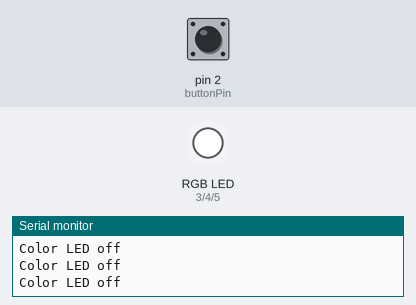
The sketch below on a simulated Arduino Uno, built with avr-gcc and run on an emulated ATmega328P. On the bench: an RGB LED mixed from three pins (HIGH = lit), the last lines printed to the serial monitor. The inputs (shaded band) are chosen by the test bench; at power-on: pin 2 (buttonPin) HIGH.

Above: at 1.2 s.
1.3 s: pin 2 (buttonPin) pulled LOW for 0.15 s
At 1.9 s:
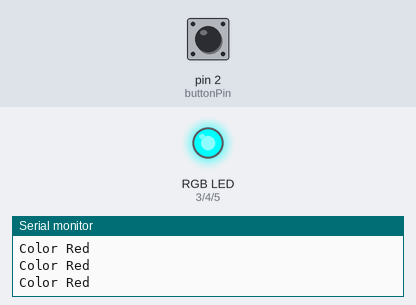
2.9 s: pin 2 (buttonPin) pulled LOW for 0.15 s
At 4.0 s:
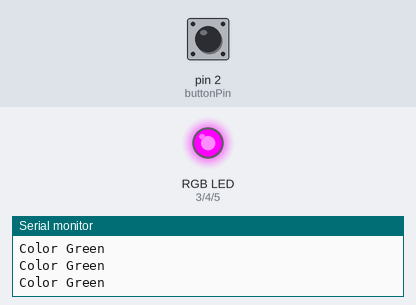
4.5 s: pin 2 (buttonPin) pulled LOW for 0.15 s
At 5.6 s:
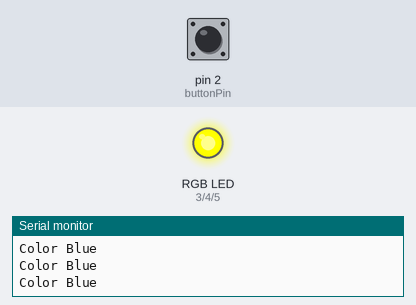
6.1 s: pin 2 (buttonPin) pulled LOW for 1 s
At 7.9 s:
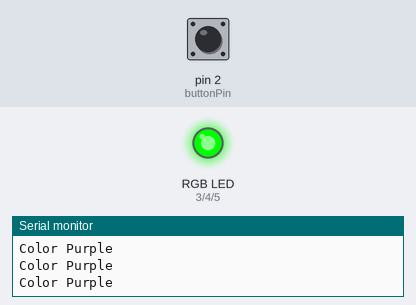
8.6 s: pin 2 (buttonPin) pulled LOW for 0.15 s
At 9.6 s:
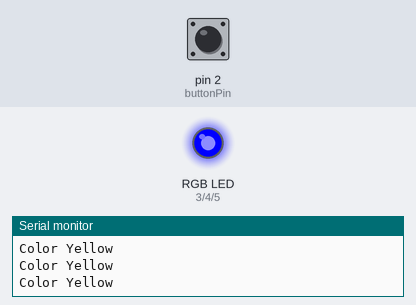
10.2 s: pin 2 (buttonPin) pulled LOW for 0.15 s
At 10.8 s:
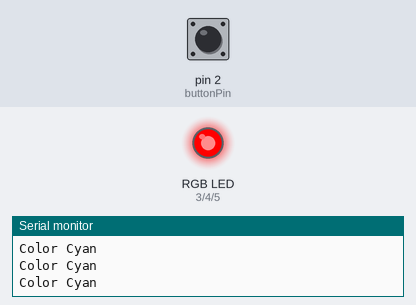
Timing chart, 0 to 12.8 s (numbered marks = the images above; inputs shaded):
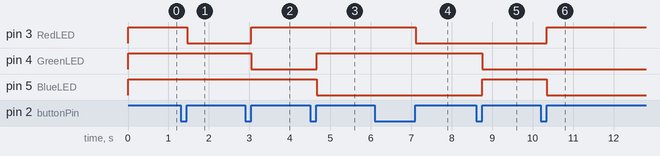

The sketch:

Complition_ver_HW1.ino
```cpp
//Pin definition
const int buttonPin=2;//Pin connected to the button
const int RedLED=3;//Pin for Red LED
const int GreenLED=4;//pin for green LED
const int BlueLED=5;//pin for blue LED

int buttonState=0;//To store the current button state
int LEDcolor=0;//Initial LED color state(0=off)

bool ButtonPressed=false;//To track whether the button is currently pressed

unsigned long Pressingtime=0;// for  measuring the time of pressing the button

String currentcolor="LED";// to confirm what LEDcolor is now.


void setup() {

  pinMode(buttonPin,INPUT);//setting the buttonPin as an input
  //↓setting the RGB module as an OUTPUT
  pinMode(RedLED,OUTPUT);
  pinMode(GreenLED,OUTPUT);
  pinMode(BlueLED,OUTPUT);

  Serial.begin(9600);//Initialize Serial communication at 9600 baud

}

void loop() {

  buttonState = digitalRead(buttonPin);// to get the buttonPin state

//↓ Turning off the light if the button is held for at least 1000ms

//↓Detect when the button is first pressed
  if(buttonState==LOW && !ButtonPressed){

    ButtonPressed=true;//Marking the button as pressed

    Pressingtime=millis();//Recording the time when the button is pressed

  }
//↓ Check whether the button is being held


  if(buttonState==LOW && ButtonPressed){

    if(millis()-Pressingtime>=1000){

      LEDcolor=0;//Turn off the LED if the button is held for at least 1000ms

    }
  }
// ↓Handling a short press when the button is released
  if(buttonState==HIGH && ButtonPressed){

    if(millis()-Pressingtime<1000){

      if(LEDcolor==7){

        LEDcolor=0;//Reset LEDcolor to 0 when it reaches 7

        }else{

          LEDcolor=LEDcolor+1;// If the user clicks the button shortly, the LEDcolor will move to next LED color

        }

      }

      ButtonPressed=false;// Reset the button press

  }

//↓Update the RGB LED outputs based on LEDcolor
 if (LEDcolor==0) {
    currentcolor="LED off";
    digitalWrite(RedLED,HIGH);
    digitalWrite(GreenLED,HIGH);
    digitalWrite(BlueLED,HIGH);

    Serial.print("Color ");
    Serial.println(currentcolor);

  } else if (LEDcolor==1) {
    currentcolor="Red";
    digitalWrite(RedLED,LOW);
    digitalWrite(GreenLED,HIGH);
    digitalWrite(BlueLED,HIGH);

    Serial.print("Color ");
    Serial.println(currentcolor);

  } else if (LEDcolor==2) {
    currentcolor="Green";
    digitalWrite(RedLED,HIGH);
    digitalWrite(GreenLED,LOW);
    digitalWrite(BlueLED,HIGH);

    Serial.print("Color ");
    Serial.println(currentcolor);

  } else if (LEDcolor==3) {
    currentcolor="Blue";
    digitalWrite(RedLED,HIGH);
    digitalWrite(GreenLED,HIGH);
    digitalWrite(BlueLED,LOW);

    Serial.print("Color ");
    Serial.println(currentcolor);

  } else if (LEDcolor==4) {
    currentcolor="Purple";
    digitalWrite(RedLED,LOW);
    digitalWrite(GreenLED,HIGH);
    digitalWrite(BlueLED,LOW);

    Serial.print("Color ");
    Serial.println(currentcolor);

  } else if (LEDcolor==5) {
    currentcolor="Yellow";
    digitalWrite(RedLED,LOW);
    digitalWrite(GreenLED,LOW);
    digitalWrite(BlueLED,HIGH);

    Serial.print("Color ");
    Serial.println(currentcolor);

  } else if (LEDcolor==6) {
    currentcolor="Cyan";
    digitalWrite(RedLED,HIGH);
    digitalWrite(GreenLED,LOW);
    digitalWrite(BlueLED,LOW);

    Serial.print("Color ");
    Serial.println(currentcolor);

  } else if (LEDcolor==7) {
    currentcolor="White";
    digitalWrite(RedLED,LOW);
    digitalWrite(GreenLED,LOW);
    digitalWrite(BlueLED,LOW);

    Serial.print("Color ");
    Serial.println(currentcolor);
  }
}
```

Measured:
- after the input at 1.3 s, pin 3 (RedLED): HIGH → LOW after 0.16 s
- after the input at 2.9 s, pin 3 (RedLED): LOW → HIGH after 0.15 s; pin 4 (GreenLED): HIGH → LOW after 0.15 s
- after the input at 4.5 s, pin 4 (GreenLED): LOW → HIGH after 0.16 s; pin 5 (BlueLED): HIGH → LOW after 0.16 s
- after the input at 6.1 s, pin 3 (RedLED): HIGH → LOW after 1.0 s
- after the input at 8.6 s, pin 4 (GreenLED): HIGH → LOW after 0.15 s; pin 5 (BlueLED): LOW → HIGH after 0.15 s
- after the input at 10.2 s, pin 3 (RedLED): LOW → HIGH after 0.15 s; pin 5 (BlueLED): HIGH → LOW after 0.15 s
